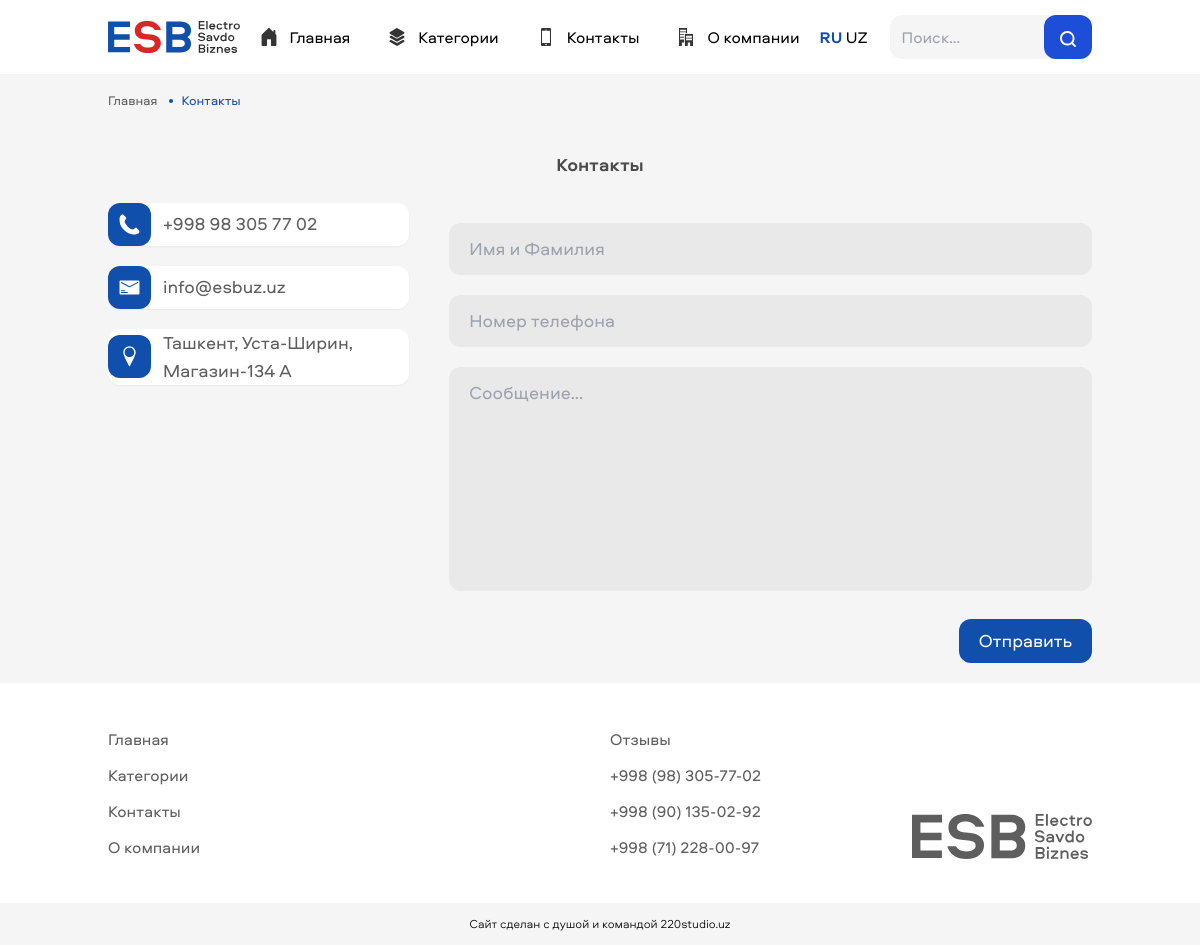
/contacts/, run on the app's committed database.
### contacts/models.py (models this page shows, shortened)
class Phone(models.Model):
    phone_number = models.CharField(max_length=23, verbose_name='Номер', blank=False)
    class Meta:
        verbose_name = 'Номер телефона'
        verbose_name_plural = 'Номера телефонов'
    def __str__(self):
        return self.phone_number

class EMail(models.Model):
    email = models.CharField(max_length=23, verbose_name='Почта', blank=False)
    class Meta:
        verbose_name = 'email'
        verbose_name_plural = 'email'
    def __str__(self):
        return self.email

class Address(models.Model):
    city = models.CharField(max_length=30, verbose_name='Город', blank=False)
    street = models.CharField(max_length=30, verbose_name='Улица', blank=False)
    landmark = models.CharField(max_length=40, verbose_name='Ориентир', blank=True)
    city_uz = models.CharField(max_length=30, verbose_name='Город (УЗБ)', blank=False)
    street_uz = models.CharField(max_length=30, verbose_name='Улица (УЗБ)', blank=False)
    landmark_uz = models.CharField(max_length=40, verbose_name='Ориентир (УЗБ)', blank=True)
    class Meta:
        verbose_name = 'Адрес'
        verbose_name_plural = 'Адреса'

### contacts/views.py (the view)
# urls.py: path('', contacts, name='contacts'),
def contacts(request, lang='ru'):
    data = {
        'page': 'contacts',
        'phones': Phone.objects.all(),
        'emails': EMail.objects.all(),
        'social_links': SocialLink.objects.all(),
        'addresses': Address.objects.all(),
        'meta': MetaTags.objects.all(),
        'favicons': Favicon.objects.all(),
        'head_tags': HeadTags.objects.all(),
        'lang': lang,
        'contact_info': {
            'phones': Phone.objects.all(),
            'emails': EMail.objects.all(),
            'addresses': Address.objects.all(),
            'social': SocialLink.objects.all()
        },
    }
    contact_info = {
        'name': request.GET.get('name'),
        'phone': request.GET.get('phone'),
        'message': request.GET.get('message'),
    }
    if not contact_info['name'] or not contact_info['phone']:
        pass
    else:
        os.system(
            f'bot_engine/main.py --name "{contact_info["name"]}" --phone "{contact_info["phone"]}" '
            f'--message "{contact_info["message"]}"')
        data['success_sent'] = True
    return render(request, 'contacts/index.html', context=data)

### contacts/templates/contacts/index.html (shortened to what this page needs)
{% extends 'base.html' %}
{% load static %}
{% block styles %}
  <link rel="stylesheet" href="{% static '/css/style.css' %}" />
{% endblock %}
{% block content %}
{% if lang == 'ru' %}
  <div class="container breadcrumbs">
    <a href="{% url 'home' %}">Главная</a>
    <a href="#" class="breadcrumbs-link breadcrumbs-active">
      <span class="breadcrumbs-dot"></span>
      Контакты
    </a>
  </div>
  <div class="container py-5">
    <h1 class="section-title">Контакты</h1>
    <div
            class="
        md:grid md:grid-cols-2 md:gap-10
        lg:grid-cols-3
        max-w-[1080px]
        mx-auto
      "
    >
      <div class="space-y-5 text-[#5E5E5E] text-sm lg:text-lg">
        {% for phone in phones %}
          <a
                  href="tel:{{phone}}"
                  class="flex items-center bg-white rounded-xl shadow-sm">
            <img
                    src="{% static '/img/icons/contacts-phone.svg' %}"
                    alt="Телефонный номер"
                    class="mr-3 select-none"
            />
            {{ phone }}</a>
        {% endfor %}
        {% for email in emails %}
          <a
                  href="mailto:{{ email }}"
                  class="flex items-center bg-white rounded-xl shadow-sm"
          >
            <img
                    src="{% static '/img/icons/contacts-email.svg' %}"
                    alt="Телефонный номер"
                    class="mr-3 select-none"
            />
            {{ email }}</a
          >
        {% endfor %}
        {% for address in addresses %}
          <a href="#" class="flex items-center bg-white rounded-xl shadow-sm">
            <img
                    src="{% static '/img/icons/contacts-location.svg' %}"
                    alt="Телефонный номер"
                    class="mr-3 select-none"
            />
            {{ address.city }}, {{ address.street }}, {{ address.landmark }}</a
          >
        {% endfor %}
      </div>
      <div class="py-10 md:py-0 lg:col-span-2">
        <form
                class="space-y-5 text-sm lg:text-lg text-[#5E5E5E]"
                method="GET"
        > {% csrf_token %}
          <input type="text" placeholder="Имя и Фамилия" class="input" name="name"/>
          <input type="tel" placeholder="Номер телефона" class="input" name="phone"/>
          <textarea
                  placeholder="Сообщение..."
                  class="
              w-full
              bg-[#E9E9E9]
              rounded-xl
              py-3
              px-5
              outline-none
              h-56
              resize-none
            "
                  name="message"
          ></textarea>
          <div class="flex justify-end">
            <button class="main-btn" type="submit">Отправить</button>
          </div>
        </form>
      </div>
    </div>
  </div>
{% endif %}
{% endblock %}

### data on the page
Phone: phone_number "+998 98 305 77 02"
EMail: email "info@esbuz.uz"
Address: city "Ташкент", street "Уста-Ширин", landmark "Магазин-134 A"
